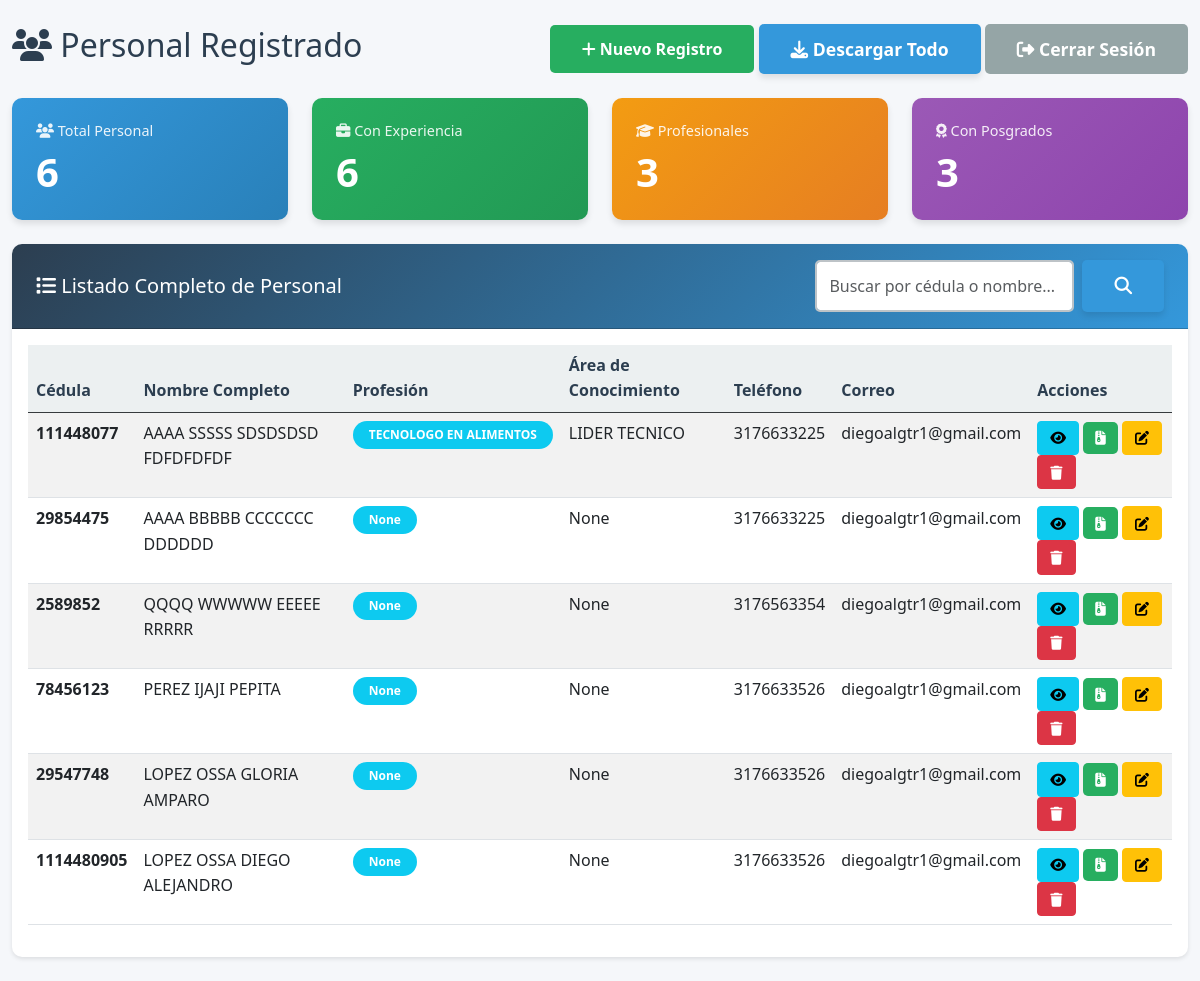
The page /formapp/lista/ (signed in) on the database as committed earlier.
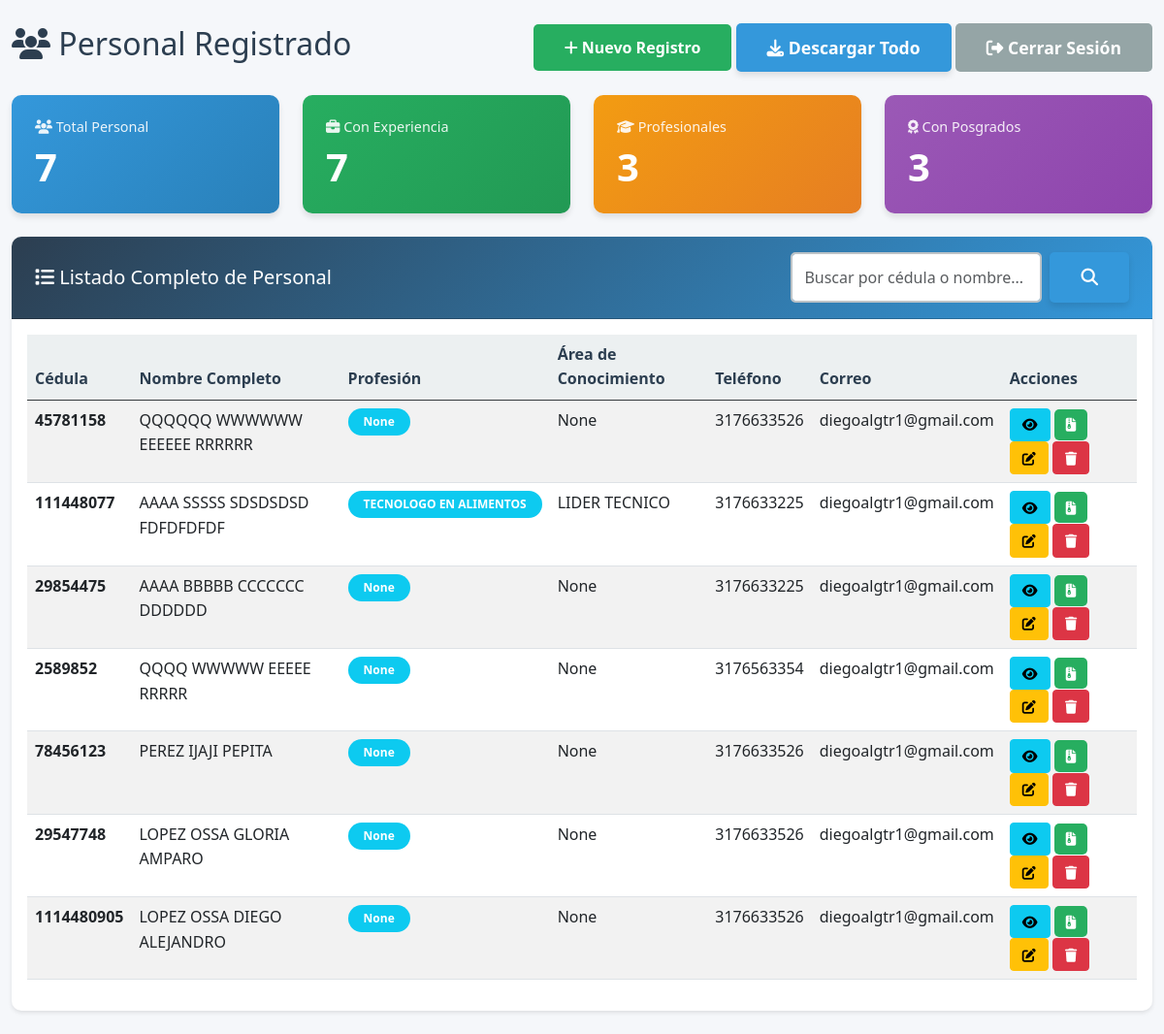
The same page on the database as committed later.
### formapp/models.py (models this page shows, shortened)
class InformacionBasica(models.Model):
    GENERO_CHOICES = [
        ('Femenino', 'Femenino'),
        ('Masculino', 'Masculino'),
        ('Otro', 'Otro'),
    ]
    AREA_CONOCIMIENTO_CHOICES = [
        ('JURIDICO', 'JURIDICO'),
        ('TECNICO', 'TECNICO'),
        ('TRANSVERSALIZACION', 'TRANSVERSALIZACION'),
        ('LIDERES', 'LIDERES'),
        ('PSICOLOGIA', 'PSICOLOGIA'),
        ('GESTION HUMANA', 'GESTION HUMANA'),
        ('SOCIAL', 'SOCIAL'),
        ('ADMINISTRATIVO Y FINANCIERO', 'ADMINISTRATIVO Y FINANCIERO'),
        ('SANEAMIENTO Y NUTRICIONAL - PROFESIONAL', 'SANEAMIENTO Y NUTRICIONAL - PROFESIONAL'),
        ('SANEAMIENTO Y NUTRICIONAL - TECNICO', 'SANEAMIENTO Y NUTRICIONAL - TECNICO'),
        ('COORDINADOR LOGISTICO', 'COORDINADOR LOGISTICO'),
        ('LIDER TECNICO', 'LIDER TECNICO'),
        ('FORMACION', 'FORMACION'),
        ('LIDER ADMINISTRATIVO Y FINANCIERO', 'LIDER ADMINISTRATIVO Y FINANCIERO'),
        ('SOSTENIBILIDAD', 'SOSTENIBILIDAD'),
        ('LOGISTICA', 'LOGISTICA'),
        ('COMUNICACIONES', 'COMUNICACIONES'),
        ('PLANEACION', 'PLANEACION'),
        ('PROFESIONAL ESPECIALIZADO DIRECTOR', 'PROFESIONAL ESPECIALIZADO DIRECTOR'),
        ('PROFESIONAL ADMINISTRATIVO', 'PROFESIONAL ADMINISTRATIVO'),
        ('PROFESIONAL CONTABLE', 'PROFESIONAL CONTABLE'),
        ('OTRO', 'OTRO'),
    ]
    PROFESION_CHOICES = [
        ('ABOGADO', 'ABOGADO'),
        ('ADMINISTRADOR AGROPECUARIO', 'ADMINISTRADOR AGROPECUARIO'),
        ('ADMINISTRADOR AMBIENTAL', 'ADMINISTRADOR AMBIENTAL'),
        ('ADMINISTRADOR DE EMPRESAS', 'ADMINISTRADOR DE EMPRESAS'),
        ('ADMINISTRADOR DE NEGOCIOS', 'ADMINISTRADOR DE NEGOCIOS'),
        ('ADMINISTRADOR PUBLICO', 'ADMINISTRADOR PUBLICO'),
        ('AUXILIAR CONTABLE Y FINANCIERO', 'AUXILIAR CONTABLE Y FINANCIERO'),
        ('BACHILLER', 'BACHILLER'),
        ('CONTADOR PUBLICO', 'CONTADOR PUBLICO'),
        ('INGENIERO AGROINDUSTRIAL', 'INGENIERO AGROINDUSTRIAL'),
        ('INGENIERO AGRONOMO', 'INGENIERO AGRONOMO'),
        ('INGENIERO DE ALIMENTOS', 'INGENIERO DE ALIMENTOS'),
        ('INGENIERO DE SISTEMAS', 'INGENIERO DE SISTEMAS'),
        ('INGENIERO INDUSTRIAL', 'INGENIERO INDUSTRIAL'),
        ('LICENCIADO EN ADMINISTRACION DE NEGOCIOS CON ENFASIS EN MERCADEO', 'LICENCIADO EN ADMINISTRACION DE NEGOCIOS CON ENFASIS EN MERCADEO'),
        ('LICENCIADO EN CIENCIAS RELIGIOSAS', 'LICENCIADO EN CIENCIAS RELIGIOSAS'),
        ('LICENCIADO EN EDUCACION BASICA', 'LICENCIADO EN EDUCACION BASICA'),
        ('LICENCIADO EN PEDAGOGIA INFANTIL', 'LICENCIADO EN PEDAGOGIA INFANTIL'),
        ('NORMALISTA SUPERIOR', 'NORMALISTA SUPERIOR'),
        ('NUTRICIONISTA DIETISTA', 'NUTRICIONISTA DIETISTA'),
        ('PROFESIONAL EN AGROINDUSTRIA', 'PROFESIONAL EN AGROINDUSTRIA'),
        ('PROFESIONAL EN FINANZAS Y NEGOCIOS INTERNACIONALES', 'PROFESIONAL EN FINANZAS Y NEGOCIOS INTERNACIONALES'),
        ('PSICOLOGO', 'PSICOLOGO'),
        ('SOCIOLOGO', 'SOCIOLOGO'),
        ('TECNICO EN ADMINISTRACION DE NEGOCIOS', 'TECNICO EN ADMINISTRACION DE NEGOCIOS'),
        ('TECNICO EN ASISTENCIA ADMINISTRATIVA', 'TECNICO EN ASISTENCIA ADMINISTRATIVA'),
        ('TECNICO EN ASISTENCIA Y ATENCION INTEGRAL A LA PRIMERA INFANCIA', 'TECNICO EN ASISTENCIA Y ATENCION INTEGRAL A LA PRIMERA INFANCIA'),
        ('TECNICO EN CONTABILIZACION DE OPERACIONES COMERCIALES Y FINANCIERAS', 'TECNICO EN CONTABILIZACION DE OPERACIONES COMERCIALES Y FINANCIERAS'),
        ('TECNICO EN GESTION DE SISTEMAS DE MANEJO AMBIENTAL', 'TECNICO EN GESTION DE SISTEMAS DE MANEJO AMBIENTAL'),
        ('TECNICO EN RECURSOS HUMANOS', 'TECNICO EN RECURSOS HUMANOS'),
        ('TECNICO LABORAL EN AUXILIAR ADMINISTRATIVO', 'TECNICO LABORAL EN AUXILIAR ADMINISTRATIVO'),
        ('TECNICO LABORAL EN CHEF', 'TECNICO LABORAL EN CHEF'),
        ('TECNICO LABORAL EN CONTABILIDAD Y FINANZAS', 'TECNICO LABORAL EN CONTABILIDAD Y FINANZAS'),
        ('TECNICO LABORAL EN SECRETARIADO ADMINISTRATIVO Y GERENCIAL', 'TECNICO LABORAL EN SECRETARIADO ADMINISTRATIVO Y GERENCIAL'),
        ('TECNICO LABORAL POR COMPETENCIAS EN CONTABILIDAD GENERAL SISTEMATIZADA', 'TECNICO LABORAL POR COMPETENCIAS EN CONTABILIDAD GENERAL SISTEMATIZADA'),
        ('TECNICO PROFESIONAL EN INGENIERIA DE SISTEMAS', 'TECNICO PROFESIONAL EN INGENIERIA DE SISTEMAS'),
        ('TECNICO PROFESIONAL EN PROCESAMIENTO DE ALIMENTOS', 'TECNICO PROFESIONAL EN PROCESAMIENTO DE ALIMENTOS'),
        ('TECNOLOGO EN AGUA Y SANEAMIENTO', 'TECNOLOGO EN AGUA Y SANEAMIENTO'),
        ('TECNOLOGO EN ALIMENTOS', 'TECNOLOGO EN ALIMENTOS'),
        ('TECNOLOGO EN CONTROL DE CALIDAD DE ALIMENTOS', 'TECNOLOGO EN CONTROL DE CALIDAD DE ALIMENTOS'),
        ('TECNOLOGO EN ECOLOGIA Y MANEJO AMBIENTAL', 'TECNOLOGO EN ECOLOGIA Y MANEJO AMBIENTAL'),
        ('TECNOLOGO EN GESTION ADMINISTRATIVA', 'TECNOLOGO EN GESTION ADMINISTRATIVA'),
        ('TECNOLOGO EN GESTION DE PROYECTOS DE DESARROLLO ECONOMICO Y SOCIAL', 'TECNOLOGO EN GESTION DE PROYECTOS DE DESARROLLO ECONOMICO Y SOCIAL'),
        ('TECNOLOGO EN GESTION DE RECURSOS NATURALES', 'TECNOLOGO EN GESTION DE RECURSOS NATURALES'),
        ('TECNOLOGO EN GESTION DEL TALENTO HUMANO', 'TECNOLOGO EN GESTION DEL TALENTO HUMANO'),
        ('TECNOLOGO EN PROCESAMIENTO DE ALIMENTOS PERECEDEROS', 'TECNOLOGO EN PROCESAMIENTO DE ALIMENTOS PERECEDEROS'),
        ('TECNOLOGO INDUSTRIAL', 'TECNOLOGO INDUSTRIAL'),
        ('TEOLOGO', 'TEOLOGO'),
        ('TRABAJADOR SOCIAL', 'TRABAJADOR SOCIAL'),
        ('OTRO', 'OTRO'),
    ]
    PERFIL_CHOICES = [
        ('BACHILLER GGHH', 'BACHILLER GGHH'),
        ('PROFESIONAL SOCIAL', 'PROFESIONAL SOCIAL'),
        ('PROFESIONAL PSICOLOGIA', 'PROFESIONAL PSICOLOGIA'),
        ('LIDER DE NUTRICIONAL', 'LIDER DE NUTRICIONAL'),
        ('TECNICO SANITARIO AMBIENTAL', 'TECNICO SANITARIO AMBIENTAL'),
        ('TECNICO NUTRICIONAL', 'TECNICO NUTRICIONAL'),
        ('TECNICO GGHH', 'TECNICO GGHH'),
        ('PROFESIONAL SANITARIO AMBIENTAL', 'PROFESIONAL SANITARIO AMBIENTAL'),
        ('PROFESIONAL FORMACION', 'PROFESIONAL FORMACION'),
        ('ABOGADO', 'ABOGADO'),
        ('OTRO', 'OTRO'),
    ]
    primer_apellido = models.CharField(max_length=50, verbose_name='Primer Apellido', default='')
    segundo_apellido = models.CharField(max_length=50, verbose_name='Segundo Apellido', default='')
    primer_nombre = models.CharField(max_length=50, verbose_name='Primer Nombre', default='')
    segundo_nombre = models.CharField(max_length=50, verbose_name='Segundo Nombre', blank=True, null=True)
    nombre_completo = models.CharField(max_length=200, verbose_name='Nombre Completo', blank=True, null=True)
    cedula = models.CharField(
        max_length=20,
        unique=True,
        verbose_name='Cédula',
        error_messages={
            'unique': 'Ya existe un registro con esta cédula. Por favor, verifica el número de cédula.'
        }
    )
    genero = models.CharField(max_length=50, verbose_name='Género', choices=GENERO_CHOICES)
    tipo_via = models.CharField(max_length=50, verbose_name='Tipo de Vía (Calle/Avenida/Carrera)', default='Calle')
    numero_via = models.CharField(max_length=20, verbose_name='Número de Vía', default='')
    numero_casa = models.CharField(max_length=20, verbose_name='Número de Casa/Edificio', default='')
    complemento_direccion = models.CharField(max_length=200, verbose_name='Complemento (Apto, Interior, etc.)', blank=True, null=True)
    barrio = models.CharField(max_length=200, verbose_name='Barrio', blank=True, null=True)
    telefono = models.CharField(max_length=20, verbose_name='Teléfono')
    correo = models.EmailField(verbose_name='Correo Electrónico')
    perfil = models.CharField(max_length=200, verbose_name='Perfil Profesional', blank=True, null=True)
    perfil_otro = models.CharField(max_length=200, verbose_name='Perfil Profesional (Otro)', blank=True, null=True)
    area_del_conocimiento = models.CharField(max_length=200, verbose_name='Área del Conocimiento', blank=True, null=True)
    area_del_conocimiento_otro = models.CharField(max_length=200, verbose_name='Área del Conocimiento (Otro)', blank=True, null=True)
    profesion = models.CharField(max_length=200, verbose_name='Profesión', blank=True, null=True)
    profesion_otro = models.CharField(max_length=200, verbose_name='Profesión (Otro)', blank=True, null=True)
    contrato = models.CharField(max_length=200, verbose_name='Contrato', blank=True, null=True)
    observacion = models.TextField(verbose_name='Observaciones', blank=True, null=True)
    acepta_politica = models.BooleanField(
        default=False,
        verbose_name='Acepto política de tratamiento de datos',
        help_text='Debe aceptar la política de tratamiento de datos para continuar.'
    )

### formapp/views/views_admin.py (the view)
# urls.py: path('lista/', ApplicantListView.as_view(), name='applicant_list'),
class ApplicantListView(LoginRequiredMixin, ListView):
    model = InformacionBasica
    template_name = 'formapp/applicant_list.html'
    context_object_name = 'applicants'
    ordering = ['-id']
    paginate_by = 20
    def get_queryset(self):
        queryset = super().get_queryset()
        search_query = self.request.GET.get('search', '')
        if search_query:
            queryset = queryset.filter(
                Q(cedula__icontains=search_query) |
                Q(nombre_completo__icontains=search_query)
            )
        return queryset
    def get_context_data(self, **kwargs):
        context = super().get_context_data(**kwargs)
        context['total_personal'] = InformacionBasica.objects.count()
        context['con_experiencia'] = InformacionBasica.objects.filter(
            experiencias_laborales__isnull=False
        ).distinct().count()
        context['profesionales'] = InformacionBasica.objects.filter(
            formacion_academica__isnull=False
        ).distinct().count()
        context['con_posgrado'] = InformacionBasica.objects.filter(
            posgrados__isnull=False
        ).distinct().count()
        context['search_query'] = self.request.GET.get('search', '')
        return context

### formapp/templates/formapp/applicant_list.html (shortened to what the changed rows need)
{% extends 'base.html' %}
{% load static %}
{% block content %}
<div class="container-fluid mt-4">
    <div class="row">
        <div class="col-12">
            <div class="d-flex justify-content-between align-items-center mb-4">
                <h2><i class="fas fa-users"></i> Personal Registrado</h2>
            </div>
            <div class="row mb-4">
                <div class="col-md-3">
                    <div class="stat-card" style="background: linear-gradient(135deg, #3498db 0%, #2980b9 100%);">
                        <div class="card-body">
                            <h5 class="card-title">
                                <i class="fas fa-users"></i> Total Personal
                            </h5>
                            <h2>{{ total_personal }}</h2>
                        </div>
                    </div>
                </div>
                <div class="col-md-3">
                    <div class="stat-card" style="background: linear-gradient(135deg, #27ae60 0%, #229954 100%);">
                        <div class="card-body">
                            <h5 class="card-title">
                                <i class="fas fa-briefcase"></i> Con Experiencia
                            </h5>
                            <h2>{{ con_experiencia }}</h2>
                        </div>
                    </div>
                </div>
                <div class="col-md-3">
                    <div class="stat-card" style="background: linear-gradient(135deg, #f39c12 0%, #e67e22 100%);">
                        <div class="card-body">
                            <h2>{{ profesionales }}</h2>
                        </div>
                    </div>
                </div>
                <div class="col-md-3">
                    <div class="stat-card" style="background: linear-gradient(135deg, #9b59b6 0%, #8e44ad 100%);">
                        <div class="card-body">
                            <h2>{{ con_posgrado }}</h2>
                        </div>
                    </div>
                </div>
            </div>
            <div class="card">
                <div class="card-body">
                    {% if applicants %}
                        <div class="table-responsive">
                            <table class="table table-hover table-striped">
                                <thead class="table-dark">
                                    <tr>
                                        <th>Cédula</th>
                                        <th>Nombre Completo</th>
                                        <th>Profesión</th>
                                        <th>Área de Conocimiento</th>
                                        <th>Teléfono</th>
                                        <th>Correo</th>
                                        <th>Acciones</th>
                                    </tr>
                                </thead>
                                <tbody>
                                    {% for applicant in applicants %}
                                    <tr>
                                        <td><strong>{{ applicant.cedula }}</strong></td>
                                        <td>{{ applicant.nombre_completo }}</td>
                                        <td>
                                            <span class="badge bg-info">
                                                {{ applicant.profesion }}
                                            </span>
                                        </td>
                                        <td>{{ applicant.area_del_conocimiento }}</td>
                                        <td>{{ applicant.telefono }}</td>
                                        <td>{{ applicant.correo }}</td>
                                        <td>
                                            <a href="{% url 'formapp:applicant_detail' applicant.pk %}"
                                               class="btn btn-sm btn-info"
                                               title="Ver Detalle">
                                                <i class="fas fa-eye"></i>
                                            </a>
                                            <a href="{% url 'formapp:download_individual' applicant.pk %}"
                                               class="btn btn-sm btn-success"
                                               title="Descargar ZIP">
                                                <i class="fas fa-file-archive"></i>
                                            </a>
                                            {% if user.is_staff %}
                                            <a href="{% url 'formapp:applicant_edit' applicant.pk %}"
                                               class="btn btn-sm btn-warning"
                                               title="Editar">
                                                <i class="fas fa-edit"></i>
                                            </a>
                                            <button type="button"
                                                    class="btn btn-sm btn-danger"
                                                    title="Eliminar"
                                                    onclick="confirmDelete('{{ applicant.nombre_completo }}', '{% url 'formapp:applicant_delete' applicant.pk %}')">
                                                <i class="fas fa-trash"></i>
                                            </button>
                                            {% endif %}
                                        </td>
                                    </tr>
                                    {% endfor %}
                                </tbody>
                            </table>
                        </div>
                    {% else %}
                        <div class="alert alert-info text-center">
                            <i class="fas fa-info-circle fa-3x mb-3"></i>
                            <h4>No hay personal registrado</h4>
                            <p>Haz clic en "Nuevo Registro" para agregar el primero.</p>
                        </div>
                    {% endif %}
                </div>
            </div>
        </div>
    </div>
</div>
{% endblock %}

Rows that differ between the two databases and show on the page:
added InformacionBasica: cedula "45781158", nombre_completo "QQQQQQ WWWWWW EEEEEE RRRRRR", profesion "None", area_del_conocimiento "None", telefono "3176633526", correo "diegoalgtr1@gmail.com"
Other text that changed with them:
{{ total_personal }}: "6" → "7"
{{ con_experiencia }}: "6" → "7"
